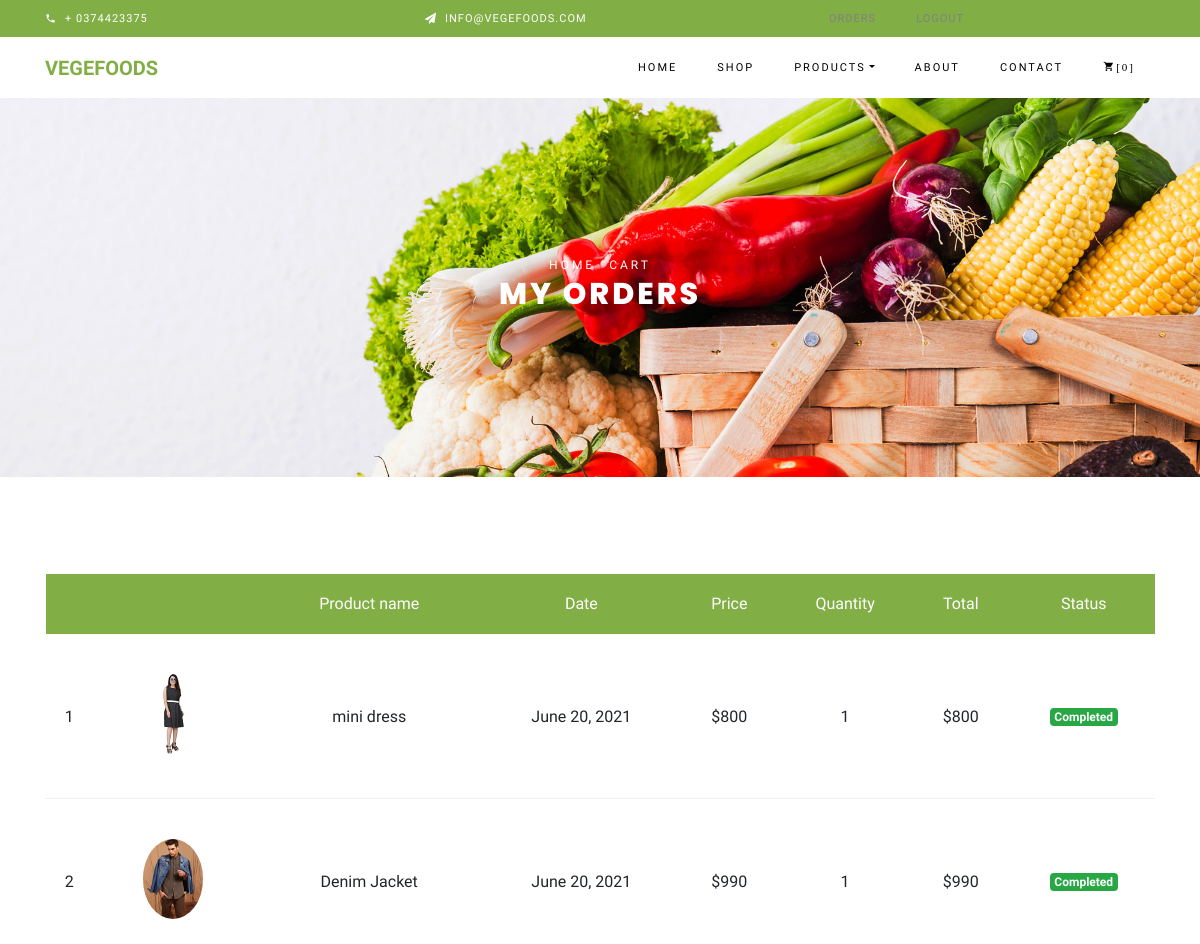
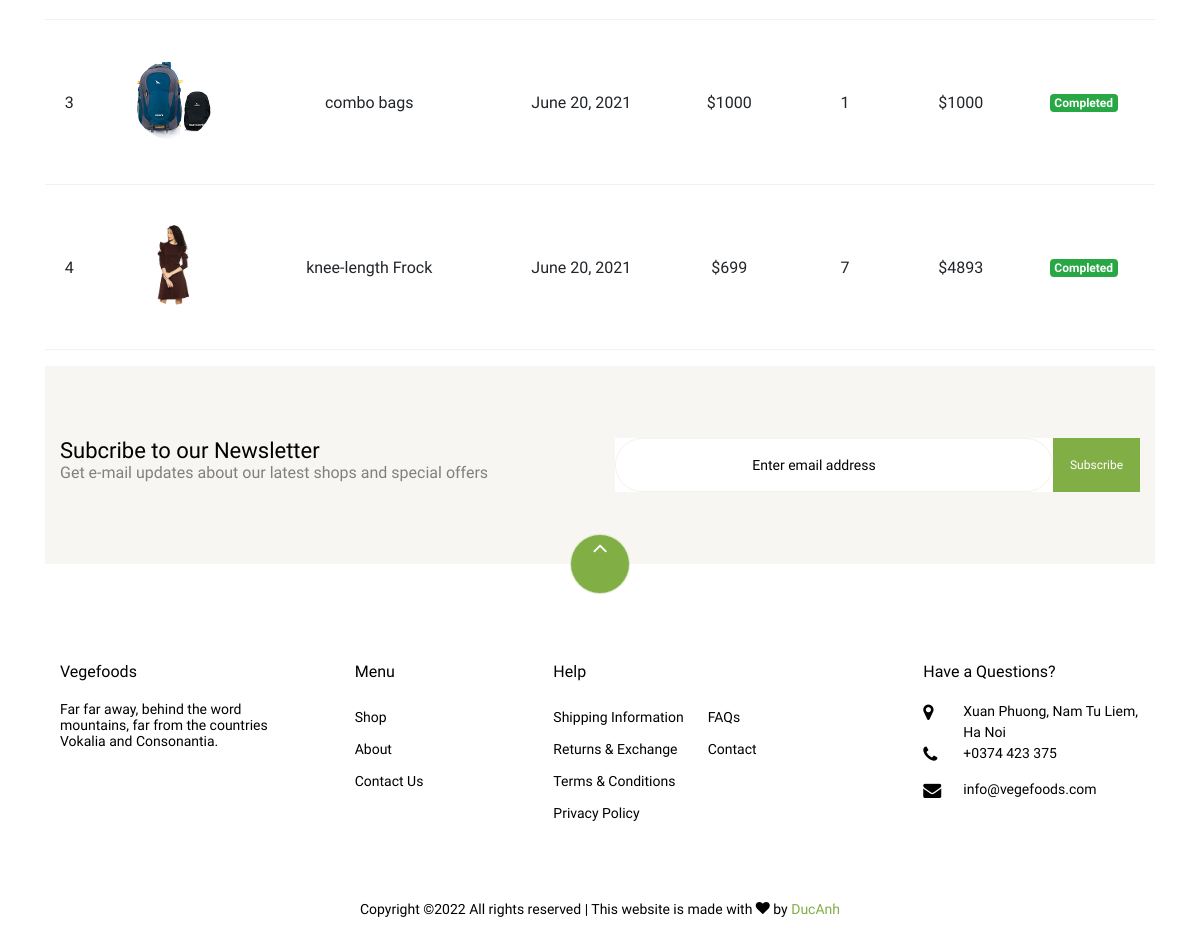
The app's page /orders (signed in), older data (2 pictures, top to bottom).
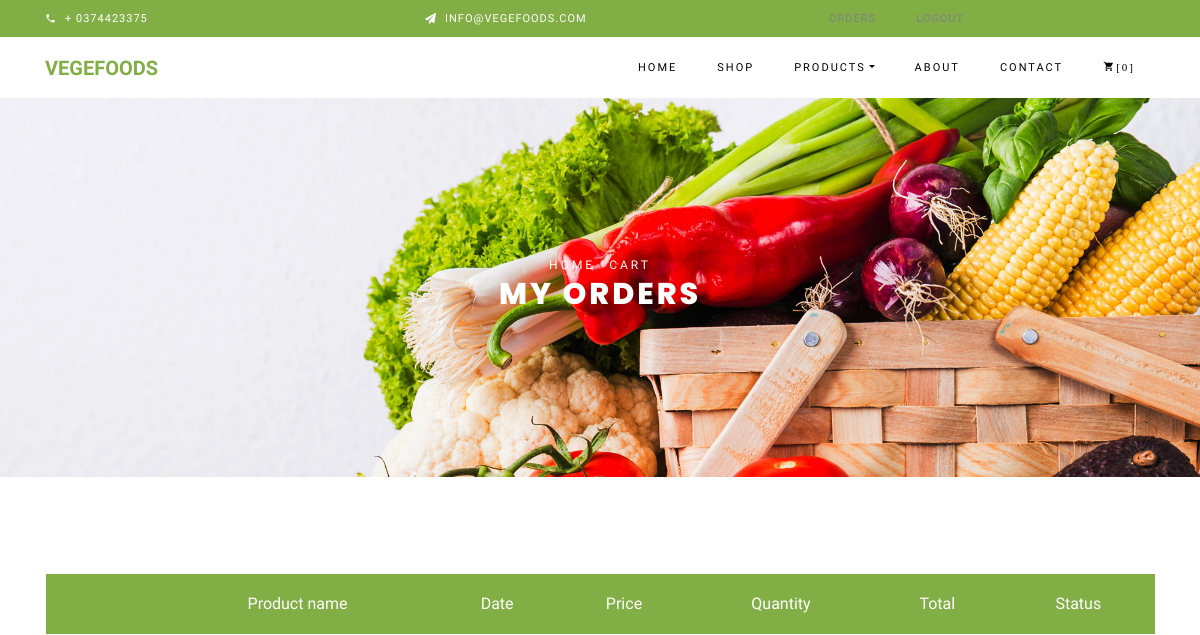
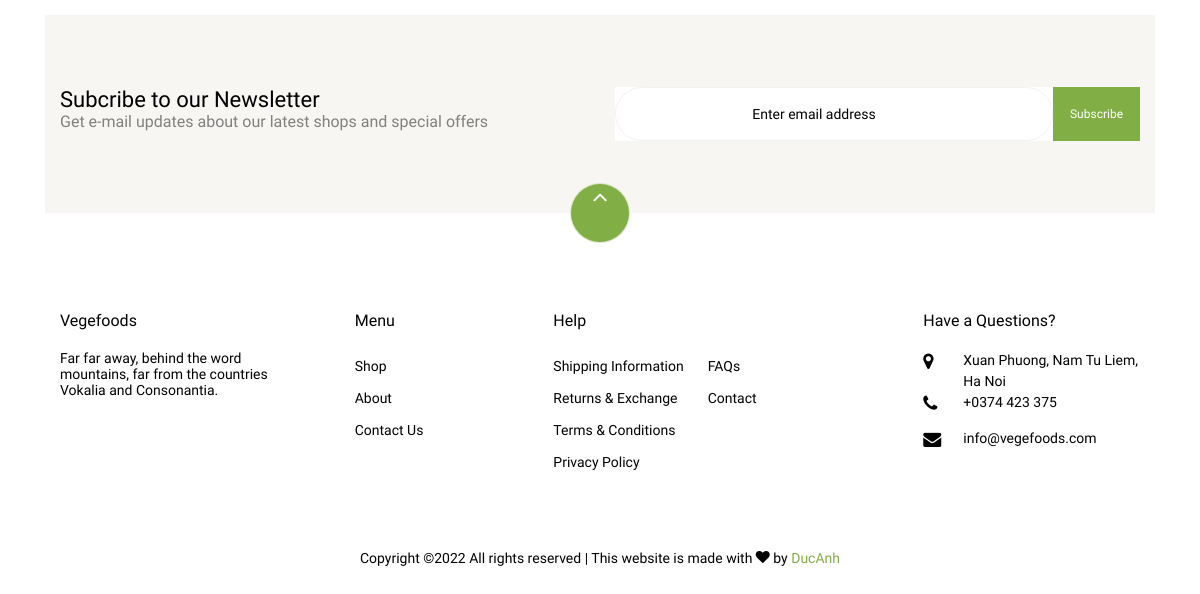
The same page, newer data (2 pictures, top to bottom).
### store/models/orders.py (models this page shows, shortened)
class Order(models.Model):
    product = models.ForeignKey(Products,
                                on_delete=models.CASCADE)
    customer = models.ForeignKey(Customer,
                                 on_delete=models.CASCADE)
    quantity = models.IntegerField(default=1)
    price = models.IntegerField()
    address = models.CharField (max_length=50, default='', blank=True)
    phone = models.CharField (max_length=50, default='', blank=True)
    date = models.DateField (default=datetime.datetime.today)
    status = models.BooleanField (default=False)
    @staticmethod
    def get_orders_by_customer(customer_id):
        return Order.objects.filter(customer=customer_id).order_by('-date')

### store/models/product.py (models this page shows, shortened)
class Products(models.Model):
    name = models.CharField(max_length=60)
    price= models.IntegerField(default=0)
    category= models.ForeignKey(Category,on_delete=models.CASCADE,default=1 )
    description= models.CharField(max_length=250, default='', blank=True, null= True)
    image= models.ImageField(upload_to='uploads/products/')

### store/middlewares/auth.py (the view)
    def middleware(request):
        print(request.session.get('customer'))
        returnUrl = request.META['PATH_INFO']
        print(request.META['PATH_INFO'])
        if not request.session.get('customer'):
           return redirect(f'login?return_url={returnUrl}')
        response = get_response(request)
        return response

### store/templatetags/custom_filter.py (called while the page is built)
@register.filter(name='multiply')
def multiply(number , number1):
    return number * number1

### store/views/orders.py (called while the page is built)
    def get(self , request ):
        customer = request.session.get('customer')
        orders = Order.get_orders_by_customer(customer)
        print(orders)
        return render(request , 'order1.html'  , {'orders' : orders})

### store/templates/order1.html
{% extends 'base1.html' %}
{% load static %}
{% block content %}
{% load cart %}
{% load custom_filter %}
<div class="hero-wrap hero-bread" style="background-image: url({% static 'images/bg_1.jpg' %});">
    <div class="container">
      <div class="row no-gutters slider-text align-items-center justify-content-center">
        <div class="col-md-9 ftco-animate text-center">
            <p class="breadcrumbs"><span class="mr-2"><a href="index.html">Home</a></span> <span>Cart</span></p>
          <h1 class="mb-0 bread">My Orders</h1>
        </div>
      </div>
    </div>
  </div>
  <section class="ftco-section ftco-cart">
          <div class="container">
              <div class="row">
              <div class="col-md-12 ftco-animate">
                  <div class="cart-list">
                      <table class="table">
                          <thead class="thead-primary">
                            <tr class="text-center">
                              <th>&nbsp;</th>
                              <th>&nbsp;</th>
                              <th>Product name</th>
                              <th>Date</th>
                              <th>Price</th>
                              <th>Quantity</th>
                              <th>Total</th>
                              <th>Status</th>
                            </tr>
                          </thead>
                        <tbody>
                {% for order in orders %}
                <tr>
                    <td>{{forloop.counter}}</td>
                    <td><img style="height: 80px;" class="rounded-circle" src="{{order.product.image.url}}" alt=""></td>
                    <td>{{order.product.name}}</td>
                    <td>{{order.date}}</td>
                    <td>${{order.price}}</td>
                    <td>{{order.quantity}}</td>
                    <td>${{order.quantity|multiply:order.price}}</td>
                    {% if order.status %}
                    <td><small class="badge badge-success">Completed</small></td>
                    {%else%}
                    <td><small class="badge badge-warning">Pending</small></td>
                    {% endif %}
                </tr>
                {% endfor %}
            </tbody>
        </table>
    </div>
   </div>
</div>
{% endblock %}

### store/templates/base1.html (shortened to what this page needs)
<!DOCTYPE html>
<html lang="en">
  <head>
    {% load static %}
    <link href="https://cdn.jsdelivr.net/npm/bootstrap@5.2.0/dist/css/bootstrap.min.css" rel="stylesheet">
    <link rel="stylesheet" href="{% static 'css/open-iconic-bootstrap.min.css' %}">
    <link rel="stylesheet" href="{% static 'css/animate.css' %}">
    <link rel="stylesheet" href="{% static 'css/owl.carousel.min.css' %}">
    <link rel="stylesheet" href="{% static 'css/owl.theme.default.min.css' %}">
    <link rel="stylesheet" href="{% static 'css/magnific-popup.css' %}">
    <link rel="stylesheet" href="{% static 'css/aos.css' %}">
    <link rel="stylesheet" href="{% static 'css/ionicons.min.css' %}">
    <link rel="stylesheet" href="{% static 'css/bootstrap-datepicker.css' %}">
    <link rel="stylesheet" href="{% static 'css/jquery.timepicker.css' %}">
    <link rel="stylesheet" href="{% static 'css/flaticon.css' %}">
    <link rel="stylesheet" href="{% static 'css/icomoon.css' %}">
    <link rel="stylesheet" href="{% static 'css/style.css' %}">
    <link href="{% static 'css/style1.css' %}" rel="stylesheet" type="text/css" media="all"/>
  </head>
  <body class="goto-here">
		<div class="py-1 bg-primary">
    	<div class="container">
    		<div class="row no-gutters d-flex align-items-start align-items-center px-md-0">
	    		<div class="col-lg-12 d-block">
		    		<div class="row d-flex">
		    			<div class="col-md pr-4 d-flex topper align-items-center">
					    	<div class="icon mr-2 d-flex justify-content-center align-items-center"><span class="icon-phone2"></span></div>
						    <span class="text">+ 0374423375</span>
					    </div>
					    <div class="col-md pr-4 d-flex topper align-items-center">
					    	<div class="icon mr-2 d-flex justify-content-center align-items-center"><span class="icon-paper-plane"></span></div>
						    <span class="text">info@vegefoods.com</span>
					    </div>
					    <div class="col-md pr-4 d-flex topper align-items-center">
                                {% if request.session.customer %}
                                    <a class="nav-link" href="/orders">Orders<span class="sr-only">(current)</span></a>
                                    <a class="nav-link" href="/logout">Logout<span class="sr-only">(current)</span></a>
                                {% endif %}
					    </div>
				    </div>
			    </div>
		    </div>
		  </div>
    </div>
    <nav class="navbar navbar-expand-lg navbar-dark ftco_navbar bg-dark ftco-navbar-light" id="ftco-navbar">
	    <div class="container">
	      <a class="navbar-brand" href="/">Vegefoods</a>
	      <div class="collapse navbar-collapse" id="ftco-nav">
	        <ul class="navbar-nav ml-auto">
	          <li class="nav-item active"><a href="/" class="nav-link">Home</a></li>
	          <li class="nav-item"><a href="" class="nav-link">Shop</a></li>
	          <li class="nav-item dropdown">
              <a class="nav-link dropdown-toggle" href="#" id="dropdown04" data-toggle="dropdown" aria-haspopup="true" aria-expanded="false">Products</a>
            </li>
	          <li class="nav-item"><a href="/about" class="nav-link">About</a></li>
	          <li class="nav-item"><a href="/contact" class="nav-link">Contact</a></li>
	          <li class="nav-item cta cta-colored">
              <a href="/cart" class="nav-link">
                <span class="icon-shopping_cart">[{{request.session.cart.keys|length}}]</span>
              </a>
            </li>
	        </ul>
	      </div>
	    </div>
	  </nav>
      {% block content %}{% endblock %}
      <section class="ftco-section ftco-no-pt ftco-no-pb py-5 bg-light">
        <div class="container py-4">
          <div class="row d-flex justify-content-center py-5">
            <div class="col-md-6">
                <h2 style="font-size: 22px;" class="mb-0">Subcribe to our Newsletter</h2>
                <span>Get e-mail updates about our latest shops and special offers</span>
            </div>
            <div class="col-md-6 d-flex align-items-center">
              <form action="#" class="subscribe-form">
                <div class="form-group d-flex">
                  <input type="text" class="form-control" placeholder="Enter email address">
                  <input type="submit" value="Subscribe" class="submit px-3">
                </div>
              </form>
            </div>
          </div>
        </div>
      </section>
      <footer class="ftco-footer ftco-section">
        <div class="container">
            <div class="row">
                <div class="mouse">
                          <a href="#" class="mouse-icon">
                              <div class="mouse-wheel"><span class="ion-ios-arrow-up"></span></div>
                          </a>
                      </div>
            </div>
          <div class="row mb-5">
            <div class="col-md">
              <div class="ftco-footer-widget mb-4">
                <h2 class="ftco-heading-2">Vegefoods</h2>
                <p>Far far away, behind the word mountains, far from the countries Vokalia and Consonantia.</p>
                <ul class="ftco-footer-social list-unstyled float-md-left float-lft mt-5">
                </ul>
              </div>
            </div>
            <div class="col-md">
              <div class="ftco-footer-widget mb-4 ml-md-5">
                <h2 class="ftco-heading-2">Menu</h2>
                <ul class="list-unstyled">
                  <li><a href="#" class="py-2 d-block">Shop</a></li>
                  <li><a href="#" class="py-2 d-block">About</a></li>
                  <li><a href="#" class="py-2 d-block">Contact Us</a></li>
                </ul>
              </div>
            </div>
            <div class="col-md-4">
               <div class="ftco-footer-widget mb-4">
                <h2 class="ftco-heading-2">Help</h2>
                <div class="d-flex">
                    <ul class="list-unstyled mr-l-5 pr-l-3 mr-4">
                      <li><a href="#" class="py-2 d-block">Shipping Information</a></li>
                      <li><a href="#" class="py-2 d-block">Returns &amp; Exchange</a></li>
                      <li><a href="#" class="py-2 d-block">Terms &amp; Conditions</a></li>
                      <li><a href="#" class="py-2 d-block">Privacy Policy</a></li>
                    </ul>
                    <ul class="list-unstyled">
                      <li><a href="#" class="py-2 d-block">FAQs</a></li>
                      <li><a href="#" class="py-2 d-block">Contact</a></li>
                    </ul>
                  </div>
              </div>
            </div>
            <div class="col-md">
              <div class="ftco-footer-widget mb-4">
                  <h2 class="ftco-heading-2">Have a Questions?</h2>
                  <div class="block-23 mb-3">
                    <ul>
                      <li><span class="icon icon-map-marker"></span><span class="text">Xuan Phuong, Nam Tu Liem, Ha Noi</span></li>
                      <li><a href="#"><span class="icon icon-phone"></span><span class="text">+0374 423 375</span></a></li>
                      <li><a href="#"><span class="icon icon-envelope"></span><span class="text">info@vegefoods.com</span></a></li>
                    </ul>
                  </div>
              </div>
            </div>
          </div>
          <div class="row">
            <div class="col-md-12 text-center">
              <p>
                            Copyright &copy;<script>document.write(new Date().getFullYear());</script> All rights reserved | This website is made with <i class="icon-heart color-danger" aria-hidden="true"></i> by <a href="#" target="_blank">DucAnh</a>
                          </p>
            </div>
          </div>
        </div>
      </footer>
    </body>
  </html>

### static/css/icomoon.css (style rules this page uses)
[class^="icon-"], [class*=" icon-"] { font-family: 'icomoon' !important; speak: none; font-style: normal; font-weight: normal; font-variant: normal; text-transform: none; line-height: 1; -webkit-font-smoothing: antialiased; -moz-osx-font-smoothing: grayscale; }
.icon-heart:before { content: "\f004"; }
.icon-map-marker:before { content: "\f041"; }
.icon-phone:before { content: "\f095"; }
.icon-envelope:before { content: "\f0e0"; }
.icon-paper-plane:before { content: "\f1d8"; }
.icon-phone2:before { content: "\e0cd"; }
.icon-shopping_cart:before { content: "\e8cc"; }

### static/css/style1.css (style rules this page uses)
html,body,div,span,applet,object,iframe,h1,h2,h3,h4,h5,h6,p,blockquote,pre,a,abbr,acronym,address,big,cite,code,del,dfn,em,img,ins,kbd,q,s,samp,small,strike,strong,sub,sup,tt,var,b,u,i,dl,dt,dd,ol,nav ul,nav li,fieldset,form,label,legend,table,caption,tbody,tfoot,thead,tr,th,td,article,aside,canvas,details,embed,figure,figcaption,footer,header,hgroup,menu,nav,output,ruby,section,summary,time,mark,audio,video { margin:0;padding:0;border:0;font-size:100%;font:inherit;vertical-align:baseline; }
article, aside, details, figcaption, figure,footer, header, hgroup, menu, nav, section { display: block; }
ol,ul { list-style:none;margin:0px;padding:0px; }
table { border-collapse:collapse;border-spacing:0; }
a { text-decoration:none; }
body { background: url(../images/banner1.jpg)no-repeat; background-attachment: fixed; background-position: center; background-size: cover; -webkit-background-size: cover; -moz-background-size: cover; -o-background-size: cover; padding:0; margin:0; font-family: 'Roboto Condensed', sans-serif; font-size: 100%; }
h1,h2,h3,h4,h5,h6 { margin:0; }
p { margin:0; }
ul { margin:0; padding:0; }
a { transition: 0.5s all; -webkit-transition: 0.5s all; -moz-transition: 0.5s all; -o-transition: 0.5s all; }

Row changes from the older to the newer data that the page shows:
removed Order: product.image (picture), product.name "mini dress", date "June 20, 2021", price "800", quantity "1", quantity|multiply "800", status "Completed"
removed Order: product.image (picture), product.name "Denim Jacket", date "June 20, 2021", price "990", quantity "1", quantity|multiply "990", status "Completed"
removed Order: product.image (picture), product.name "combo bags", date "June 20, 2021", price "1000", quantity "1", quantity|multiply "1000", status "Completed"
removed Order: product.image (picture), product.name "knee-length Frock", date "June 20, 2021", price "699", quantity "7", quantity|multiply "4893", status "Completed"
